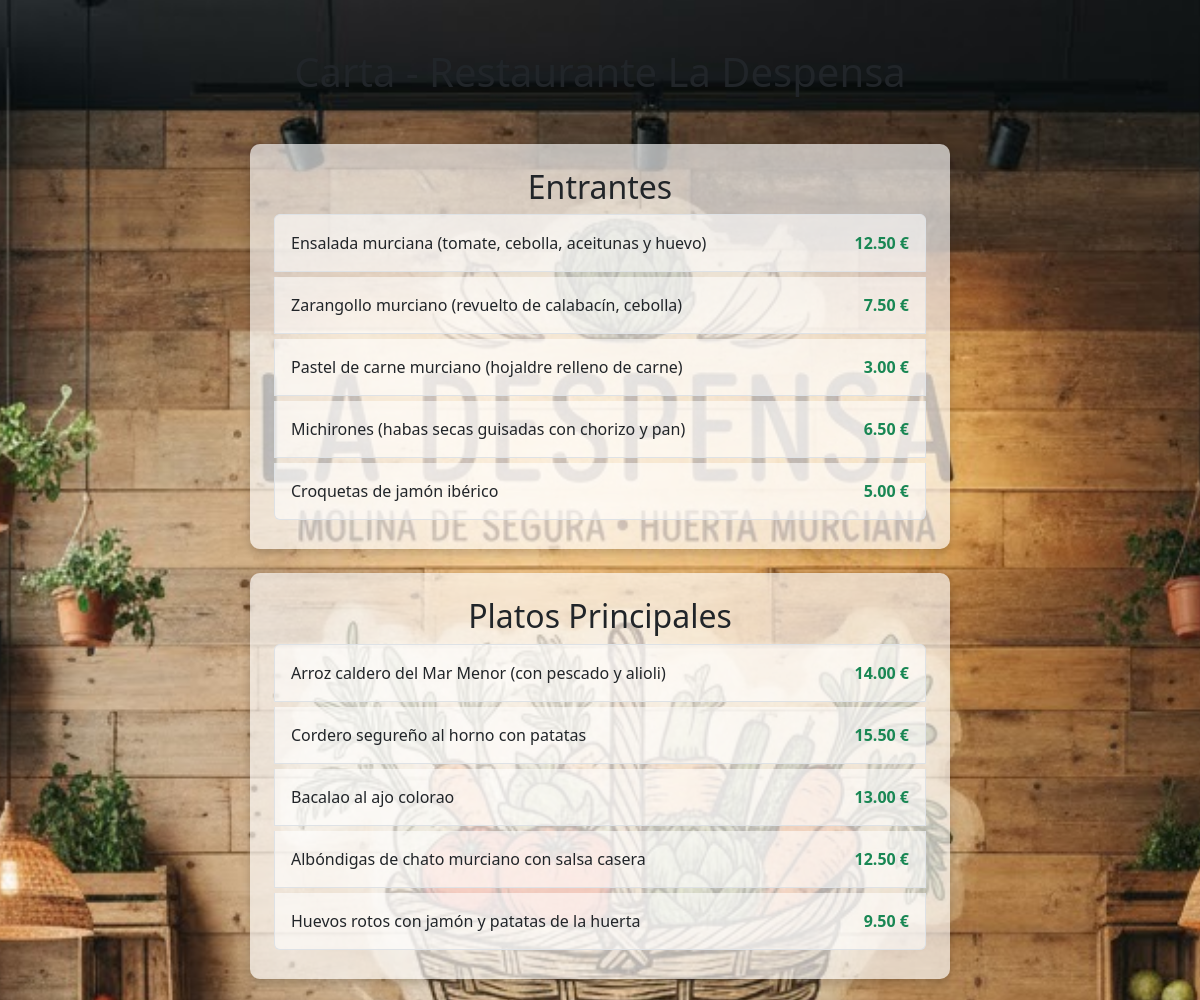
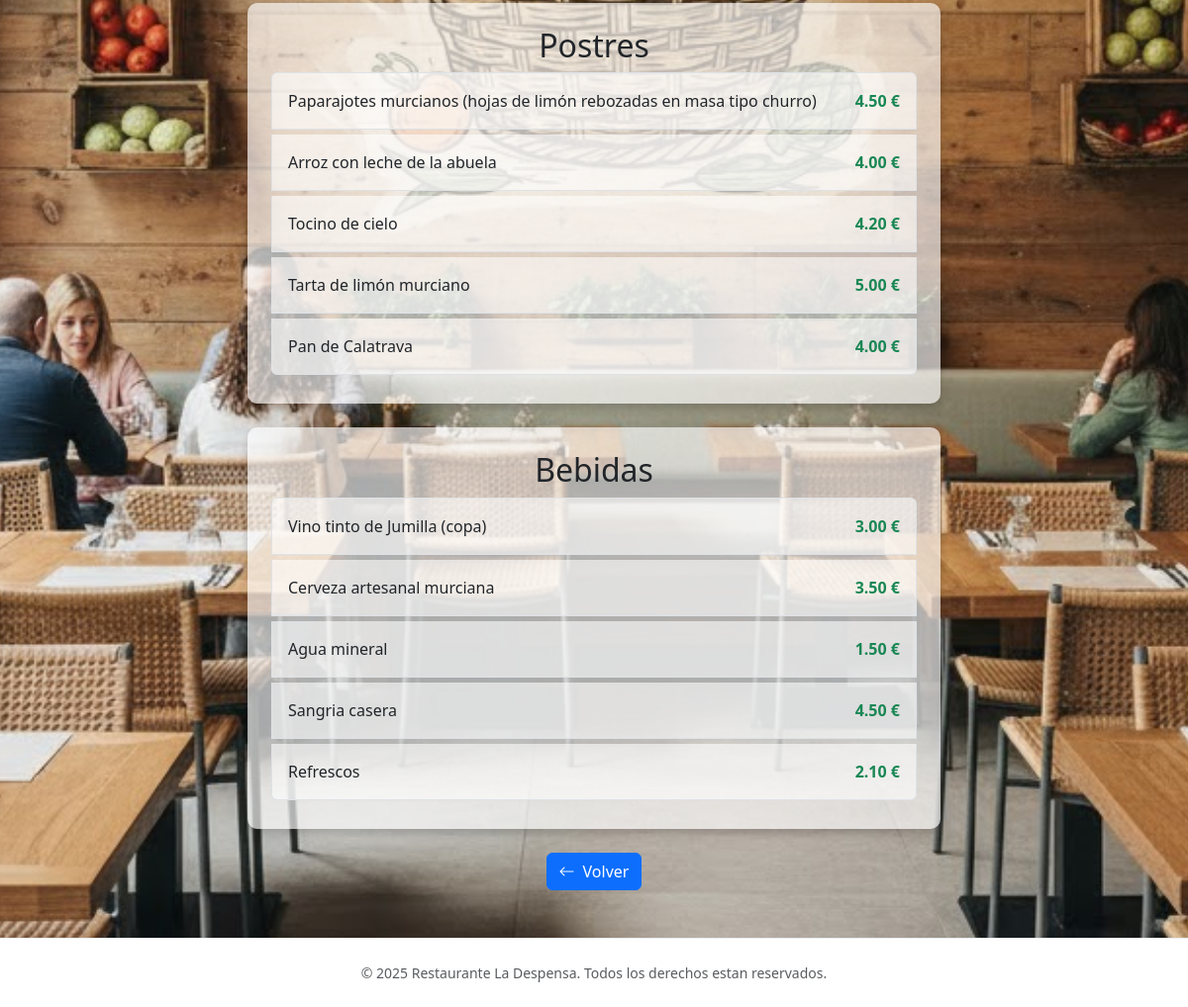
Page /carta.php on the committed database (2 pictures, top to bottom).
### tables this page shows
CREATE TABLE `categoria` (
  `idcat` int(11) NOT NULL,
  `nombre` varchar(255) NOT NULL,
  `estado` tinyint(1) NOT NULL COMMENT '0=disponible 1=bloqueado'
);

CREATE TABLE `producto` (
  `idprod` int(11) NOT NULL,
  `nombre` varchar(255) NOT NULL,
  `precio` decimal(6,2) NOT NULL,
  `stock` int(11) NOT NULL,
  `estado` tinyint(1) NOT NULL,
  `categoria` int(11) NOT NULL,
  `imagen` varchar(255) NOT NULL
);

### carta.php (the view, shortened to what this page needs)
<?php
include("conexion.php");
?>
<!DOCTYPE html>
<html lang="es">
<head>
    <?php include("head.php"); ?>
    <link rel="stylesheet" href="styles.css" type="text/css">
</head>
<body class="d-flex flex-column min-vh-100">
    <div class="wrapper">
        <main class="container my-5">
            <h1 class="mb-5">Carta - Restaurante La Despensa</h1>
            <?php
            $categorias = mysqli_query($conn, "SELECT * FROM categoria");
            if (mysqli_num_rows($categorias) > 0) {
                while ($cat = mysqli_fetch_assoc($categorias)) {
                    echo "<section class='category mb-4'>";
                    $productos = mysqli_query($conn, "SELECT * FROM producto WHERE categoria = " . $cat['idcat'] . " AND estado = 0");
                    if ($cat['nombre']) echo "<h2 class='text-dark'>" . $cat['nombre'] . "</h2>";
                    if (mysqli_num_rows($productos) > 0) {
                        echo "<div class='list-group'>";
                        while ($prod = mysqli_fetch_assoc($productos)) {
                            echo "<div class='list-group-item d-flex justify-content-between align-items-center p-3'>";
                            echo "<span>" . $prod['nombre'] . "</span>";
                            echo "<span class='price fw-bold text-success'>" . $prod['precio'] . " €</span>";
                            echo "</div>";
                        }
                        echo "</div>";
                    } else {
                        echo "<p class='alert alert-danger'>No hay productos disponibles en esta categoría.</p>";
                    }
                    echo "</section>";
                }
            } else {
                echo "<p class='alert alert-danger'>No hay categorías registradas.</p>";
            }
            echo "<a href='index.php' class='btn btn-primary'><i class='bi bi-arrow-left me-2'></i>Volver</a>";
            ?>
        </main>
    </div>
    <?php include("footer.php"); ?>
</body>
</html>

### styles.css (style rules this page uses)
body { display: flex; min-height: 100vh; flex-direction: column; background-color: #f8f9fa; background: linear-gradient(rgba(0, 0, 0, 0.05), rgba(0, 0, 0, 0.05)); margin: 0; }
.wrapper { display: flex; flex: 1; }
main { display: flex; flex-direction: column; align-items: center; justify-content: center; text-align: center; }
.category { background-color: rgba(255, 255, 255, 0.1); border-radius: 10px; padding: 1.5rem; margin-bottom: 2rem; width: 100%; max-width: 700px; box-shadow: 0 4px 10px rgba(0, 0, 0, 0.2); }
.price { font-weight: bold; }

### carta.php (style rules this page uses)
body { background: url('img/restauLD.jpg'); background-size: cover; background-position: center; background-attachment: fixed; }
.category { background-color: rgba(255, 255, 255, 0.65); border-radius: 10px; padding: 1.5rem; margin-bottom: 2rem; width: 100%; max-width: 700px; box-shadow: 0 4px 10px rgba(0, 0, 0, 0.2); }
.list-group-item { background-color: rgba(255, 255, 255, 0.60); margin-bottom: 5px; }

### rows in the picture
categoria: nombre "Entrantes"
producto: nombre "Ensalada murciana (tomate, cebolla, aceitunas y huevo)", precio "12.50"
producto: nombre "Zarangollo murciano (revuelto de calabacín, cebolla)", precio "7.50"
producto: nombre "Pastel de carne murciano (hojaldre relleno de carne)", precio "3.00"
producto: nombre "Michirones (habas secas guisadas con chorizo y pan)", precio "6.50"
producto: nombre "Croquetas de jamón ibérico", precio "5.00"
categoria: nombre "Platos Principales"
producto: nombre "Arroz caldero del Mar Menor (con pescado y alioli)", precio "14.00"
producto: nombre "Cordero segureño al horno con patatas", precio "15.50"
producto: nombre "Bacalao al ajo colorao", precio "13.00"
producto: nombre "Albóndigas de chato murciano con salsa casera", precio "12.50"
producto: nombre "Huevos rotos con jamón y patatas de la huerta", precio "9.50"
categoria: nombre "Postres"
producto: nombre "Paparajotes murcianos (hojas de limón rebozadas en masa tipo churro)", precio "4.50"
producto: nombre "Arroz con leche de la abuela", precio "4.00"
producto: nombre "Tocino de cielo", precio "4.20"
producto: nombre "Tarta de limón murciano", precio "5.00"
producto: nombre "Pan de Calatrava", precio "4.00"
categoria: nombre "Bebidas"
producto: nombre "Vino tinto de Jumilla (copa)", precio "3.00"
producto: nombre "Cerveza artesanal murciana", precio "3.50"
producto: nombre "Agua mineral", precio "1.50"
producto: nombre "Sangria casera", precio "4.50"
producto: nombre "Refrescos", precio "2.10"
